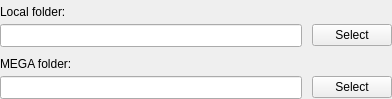
<?xml version="1.0" encoding="UTF-8"?>
<ui version="4.0">
 <class>FolderBinder</class>
 <widget class="QWidget" name="FolderBinder">
  <property name="geometry">
   <rect>
    <x>0</x>
    <y>0</y>
    <width>392</width>
    <height>99</height>
   </rect>
  </property>
  <property name="focusPolicy">
   <enum>Qt::StrongFocus</enum>
  </property>
  <layout class="QVBoxLayout" name="verticalLayout">
   <property name="spacing">
    <number>5</number>
   </property>
   <property name="leftMargin">
    <number>0</number>
   </property>
   <property name="topMargin">
    <number>0</number>
   </property>
   <property name="rightMargin">
    <number>0</number>
   </property>
   <property name="bottomMargin">
    <number>0</number>
   </property>
   <item>
    <widget class="QLabel" name="lLocalFolder">
     <property name="focusPolicy">
      <enum>Qt::NoFocus</enum>
     </property>
     <property name="text">
      <string>Local folder:</string>
     </property>
     <property name="alignment">
      <set>Qt::AlignBottom|Qt::AlignLeading|Qt::AlignLeft</set>
     </property>
    </widget>
   </item>
   <item>
    <layout class="QHBoxLayout" name="hMegaFolder">
     <property name="spacing">
      <number>10</number>
     </property>
     <item>
      <widget class="QLineEdit" name="eLocalFolder">
       <property name="enabled">
        <bool>true</bool>
       </property>
       <property name="minimumSize">
        <size>
         <width>300</width>
         <height>23</height>
        </size>
       </property>
       <property name="maximumSize">
        <size>
         <width>16777215</width>
         <height>23</height>
        </size>
       </property>
       <property name="focusPolicy">
        <enum>Qt::NoFocus</enum>
       </property>
       <property name="accessibleName">
        <string>Local folder:</string>
       </property>
       <property name="readOnly">
        <bool>true</bool>
       </property>
      </widget>
     </item>
     <item>
      <widget class="QPushButton" name="bLocalFolder">
       <property name="text">
        <string>Select</string>
       </property>
       <property name="autoDefault">
        <bool>true</bool>
       </property>
      </widget>
     </item>
    </layout>
   </item>
   <item>
    <widget class="QLabel" name="lMegaFolder">
     <property name="focusPolicy">
      <enum>Qt::NoFocus</enum>
     </property>
     <property name="text">
      <string>MEGA folder:</string>
     </property>
     <property name="alignment">
      <set>Qt::AlignBottom|Qt::AlignLeading|Qt::AlignLeft</set>
     </property>
    </widget>
   </item>
   <item>
    <layout class="QHBoxLayout" name="hLocalFolder">
     <property name="spacing">
      <number>10</number>
     </property>
     <item>
      <widget class="QLineEdit" name="eMegaFolder">
       <property name="enabled">
        <bool>true</bool>
       </property>
       <property name="minimumSize">
        <size>
         <width>300</width>
         <height>23</height>
        </size>
       </property>
       <property name="maximumSize">
        <size>
         <width>16777215</width>
         <height>23</height>
        </size>
       </property>
       <property name="focusPolicy">
        <enum>Qt::NoFocus</enum>
       </property>
       <property name="accessibleName">
        <string>MEGA folder:</string>
       </property>
       <property name="readOnly">
        <bool>true</bool>
       </property>
      </widget>
     </item>
     <item>
      <widget class="QPushButton" name="bMegaFolder">
       <property name="enabled">
        <bool>true</bool>
       </property>
       <property name="text">
        <string>Select</string>
       </property>
       <property name="autoDefault">
        <bool>true</bool>
       </property>
      </widget>
     </item>
    </layout>
   </item>
  </layout>
 </widget>
 <tabstops>
  <tabstop>eLocalFolder</tabstop>
  <tabstop>bLocalFolder</tabstop>
  <tabstop>eMegaFolder</tabstop>
  <tabstop>bMegaFolder</tabstop>
 </tabstops>
 <resources/>
 <connections/>
</ui>
